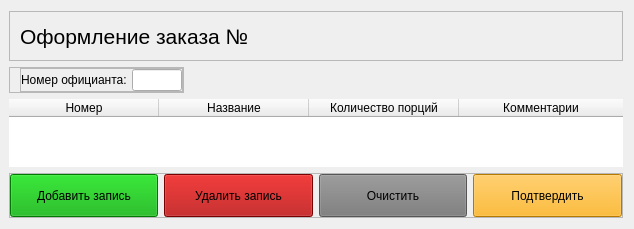
                     <widget class="QWidget" name="home">
                      <property name="styleSheet">
                       <string notr="true"/>
                      </property>
                      <layout class="QVBoxLayout" name="verticalLayout_4">
                       <property name="leftMargin">
                        <number>9</number>
                       </property>
                       <item>
                        <widget class="QFrame" name="titleFrame">
                         <property name="sizePolicy">
                          <sizepolicy hsizetype="Preferred" vsizetype="Preferred">
                           <horstretch>0</horstretch>
                           <verstretch>0</verstretch>
                          </sizepolicy>
                         </property>
                         <property name="minimumSize">
                          <size>
                           <width>0</width>
                           <height>50</height>
                          </size>
                         </property>
                         <property name="styleSheet">
                          <string notr="true"/>
                         </property>
                         <property name="frameShape">
                          <enum>QFrame::StyledPanel</enum>
                         </property>
                         <property name="frameShadow">
                          <enum>QFrame::Raised</enum>
                         </property>
                         <layout class="QHBoxLayout" name="horizontalLayout_9">
                          <property name="leftMargin">
                           <number>10</number>
                          </property>
                          <property name="topMargin">
                           <number>10</number>
                          </property>
                          <property name="rightMargin">
                           <number>10</number>
                          </property>
                          <property name="bottomMargin">
                           <number>10</number>
                          </property>
                          <item>
                           <widget class="QLabel" name="label_2">
                            <property name="font">
                             <font>
                              <family>Segoe UI</family>
                              <pointsize>16</pointsize>
                              <italic>false</italic>
                              <bold>false</bold>
                             </font>
                            </property>
                            <property name="styleSheet">
                             <string notr="true">font: 16pt &quot;Segoe UI&quot;;</string>
                            </property>
                            <property name="text">
                             <string>Оформление заказа №</string>
                            </property>
                            <property name="alignment">
                             <set>Qt::AlignLeading|Qt::AlignLeft|Qt::AlignVCenter</set>
                            </property>
                           </widget>
                          </item>
                          <item>
                           <widget class="QLabel" name="time_label">
                            <property name="styleSheet">
                             <string notr="true">font: 16pt &quot;Segoe UI&quot;;</string>
                            </property>
                            <property name="text">
                             <string/>
                            </property>
                            <property name="alignment">
                             <set>Qt::AlignRight|Qt::AlignTrailing|Qt::AlignVCenter</set>
                            </property>
                           </widget>
                          </item>
                         </layout>
                        </widget>
                       </item>
                       <item>
                        <widget class="QFrame" name="frame_8">
                         <property name="sizePolicy">
                          <sizepolicy hsizetype="Fixed" vsizetype="Preferred">
                           <horstretch>0</horstretch>
                           <verstretch>0</verstretch>
                          </sizepolicy>
                         </property>
                         <property name="minimumSize">
                          <size>
                           <width>0</width>
                           <height>10</height>
                          </size>
                         </property>
                         <property name="layoutDirection">
                          <enum>Qt::LeftToRight</enum>
                         </property>
                         <property name="frameShape">
                          <enum>QFrame::StyledPanel</enum>
                         </property>
                         <property name="frameShadow">
                          <enum>QFrame::Raised</enum>
                         </property>
                         <layout class="QVBoxLayout" name="verticalLayout_16">
                          <property name="spacing">
                           <number>0</number>
                          </property>
                          <property name="leftMargin">
                           <number>10</number>
                          </property>
                          <property name="topMargin">
                           <number>0</number>
                          </property>
                          <property name="rightMargin">
                           <number>0</number>
                          </property>
                          <property name="bottomMargin">
                           <number>0</number>
                          </property>
                          <item>
                           <widget class="QFrame" name="frame_9">
                            <property name="sizePolicy">
                             <sizepolicy hsizetype="Preferred" vsizetype="Preferred">
                              <horstretch>0</horstretch>
                              <verstretch>0</verstretch>
                             </sizepolicy>
                            </property>
                            <property name="minimumSize">
                             <size>
                              <width>0</width>
                              <height>0</height>
                             </size>
                            </property>
                            <property name="frameShape">
                             <enum>QFrame::StyledPanel</enum>
                            </property>
                            <property name="frameShadow">
                             <enum>QFrame::Raised</enum>
                            </property>
                            <layout class="QHBoxLayout" name="horizontalLayout_15">
                             <property name="spacing">
                              <number>5</number>
                             </property>
                             <property name="leftMargin">
                              <number>0</number>
                             </property>
                             <property name="topMargin">
                              <number>0</number>
                             </property>
                             <property name="rightMargin">
                              <number>0</number>
                             </property>
                             <property name="bottomMargin">
                              <number>0</number>
                             </property>
                             <item>
                              <widget class="QLabel" name="label_3">
                               <property name="sizePolicy">
                                <sizepolicy hsizetype="Preferred" vsizetype="Preferred">
                                 <horstretch>0</horstretch>
                                 <verstretch>0</verstretch>
                                </sizepolicy>
                               </property>
                               <property name="styleSheet">
                                <string notr="true">font: 12pt &quot;Segoe UI&quot;;</string>
                               </property>
                               <property name="text">
                                <string>Номер официанта:</string>
                               </property>
                              </widget>
                             </item>
                             <item>
                              <widget class="QLineEdit" name="lineEdit">
                               <property name="sizePolicy">
                                <sizepolicy hsizetype="Ignored" vsizetype="Fixed">
                                 <horstretch>0</horstretch>
                                 <verstretch>0</verstretch>
                                </sizepolicy>
                               </property>
                               <property name="minimumSize">
                                <size>
                                 <width>50</width>
                                 <height>0</height>
                                </size>
                               </property>
                               <property name="contextMenuPolicy">
                                <enum>Qt::DefaultContextMenu</enum>
                               </property>
                               <property name="text">
                                <string/>
                               </property>
                              </widget>
                             </item>
                            </layout>
                           </widget>
                          </item>
                         </layout>
                        </widget>
                       </item>
                       <item>
                        <widget class="QTableWidget" name="tableWidget_2">
                         <property name="sizePolicy">
                          <sizepolicy hsizetype="Preferred" vsizetype="Preferred">
                           <horstretch>0</horstretch>
                           <verstretch>100</verstretch>
                          </sizepolicy>
                         </property>
                         <property name="minimumSize">
                          <size>
                           <width>0</width>
                           <height>0</height>
                          </size>
                         </property>
                         <property name="tabletTracking">
                          <bool>false</bool>
                         </property>
                         <property name="frameShape">
                          <enum>QFrame::NoFrame</enum>
                         </property>
                         <property name="frameShadow">
                          <enum>QFrame::Sunken</enum>
                         </property>
                         <property name="sizeAdjustPolicy">
                          <enum>QAbstractScrollArea::AdjustToContentsOnFirstShow</enum>
                         </property>
                         <property name="alternatingRowColors">
                          <bool>false</bool>
                         </property>
                         <property name="selectionMode">
                          <enum>QAbstractItemView::ExtendedSelection</enum>
                         </property>
                         <property name="gridStyle">
                          <enum>Qt::SolidLine</enum>
                         </property>
                         <property name="rowCount">
                          <number>0</number>
                         </property>
                         <attribute name="horizontalHeaderVisible">
                          <bool>true</bool>
                         </attribute>
                         <attribute name="horizontalHeaderCascadingSectionResizes">
                          <bool>true</bool>
                         </attribute>
                         <attribute name="horizontalHeaderDefaultSectionSize">
                          <number>150</number>
                         </attribute>
                         <attribute name="horizontalHeaderHighlightSections">
                          <bool>true</bool>
                         </attribute>
                         <attribute name="horizontalHeaderShowSortIndicator" stdset="0">
                          <bool>false</bool>
                         </attribute>
                         <attribute name="horizontalHeaderStretchLastSection">
                          <bool>true</bool>
                         </attribute>
                         <attribute name="verticalHeaderVisible">
                          <bool>false</bool>
                         </attribute>
                         <attribute name="verticalHeaderCascadingSectionResizes">
                          <bool>false</bool>
                         </attribute>
                         <attribute name="verticalHeaderHighlightSections">
                          <bool>false</bool>
                         </attribute>
                         <attribute name="verticalHeaderStretchLastSection">
                          <bool>false</bool>
                         </attribute>
                         <column>
                          <property name="text">
                           <string>Номер</string>
                          </property>
                         </column>
                         <column>
                          <property name="text">
                           <string>Название</string>
                          </property>
                         </column>
                         <column>
                          <property name="text">
                           <string>Количество порций</string>
                          </property>
                         </column>
                         <column>
                          <property name="text">
                           <string>Комментарии</string>
                          </property>
                         </column>
                        </widget>
                       </item>
                       <item>
                        <widget class="QFrame" name="frame_7">
                         <property name="sizePolicy">
                          <sizepolicy hsizetype="Preferred" vsizetype="Preferred">
                           <horstretch>0</horstretch>
                           <verstretch>0</verstretch>
                          </sizepolicy>
                         </property>
                         <property name="minimumSize">
                          <size>
                           <width>0</width>
                           <height>45</height>
                          </size>
                         </property>
                         <property name="contextMenuPolicy">
                          <enum>Qt::DefaultContextMenu</enum>
                         </property>
                         <property name="layoutDirection">
                          <enum>Qt::RightToLeft</enum>
                         </property>
                         <property name="styleSheet">
                          <string notr="true"/>
                         </property>
                         <property name="frameShape">
                          <enum>QFrame::StyledPanel</enum>
                         </property>
                         <property name="frameShadow">
                          <enum>QFrame::Raised</enum>
                         </property>
                         <layout class="QHBoxLayout" name="horizontalLayout_10">
                          <property name="spacing">
                           <number>6</number>
                          </property>
                          <property name="leftMargin">
                           <number>0</number>
                          </property>
                          <property name="topMargin">
                           <number>0</number>
                          </property>
                          <property name="rightMargin">
                           <number>0</number>
                          </property>
                          <property name="bottomMargin">
                           <number>0</number>
                          </property>
                          <item>
                           <widget class="QPushButton" name="utvrbtn">
                            <property name="sizePolicy">
                             <sizepolicy hsizetype="Minimum" vsizetype="Minimum">
                              <horstretch>0</horstretch>
                              <verstretch>0</verstretch>
                             </sizepolicy>
                            </property>
                            <property name="styleSheet">
                             <string notr="true">background-color: rgb(255, 170, 0);</string>
                            </property>
                            <property name="text">
                             <string>Подтвердить</string>
                            </property>
                           </widget>
                          </item>
                          <item>
                           <widget class="QPushButton" name="clearbtn">
                            <property name="sizePolicy">
                             <sizepolicy hsizetype="Minimum" vsizetype="Minimum">
                              <horstretch>0</horstretch>
                              <verstretch>0</verstretch>
                             </sizepolicy>
                            </property>
                            <property name="styleSheet">
                             <string notr="true">background-color: rgb(120, 120, 120);</string>
                            </property>
                            <property name="text">
                             <string>Очистить</string>
                            </property>
                           </widget>
                          </item>
                          <item>
                           <widget class="QPushButton" name="delrow_btn">
                            <property name="sizePolicy">
                             <sizepolicy hsizetype="Minimum" vsizetype="Minimum">
                              <horstretch>0</horstretch>
                              <verstretch>0</verstretch>
                             </sizepolicy>
                            </property>
                            <property name="styleSheet">
                             <string notr="true">background-color: rgb(170, 0, 0);</string>
                            </property>
                            <property name="text">
                             <string>Удалить запись</string>
                            </property>
                           </widget>
                          </item>
                          <item>
                           <widget class="QPushButton" name="addrow_btn">
                            <property name="sizePolicy">
                             <sizepolicy hsizetype="Minimum" vsizetype="Minimum">
                              <horstretch>0</horstretch>
                              <verstretch>0</verstretch>
                             </sizepolicy>
                            </property>
                            <property name="styleSheet">
                             <string notr="true">background-color: rgb(0, 170, 0);</string>
                            </property>
                            <property name="text">
                             <string>Добавить запись</string>
                            </property>
                           </widget>
                          </item>
                         </layout>
                        </widget>
                       </item>
                      </layout>
                     </widget>
